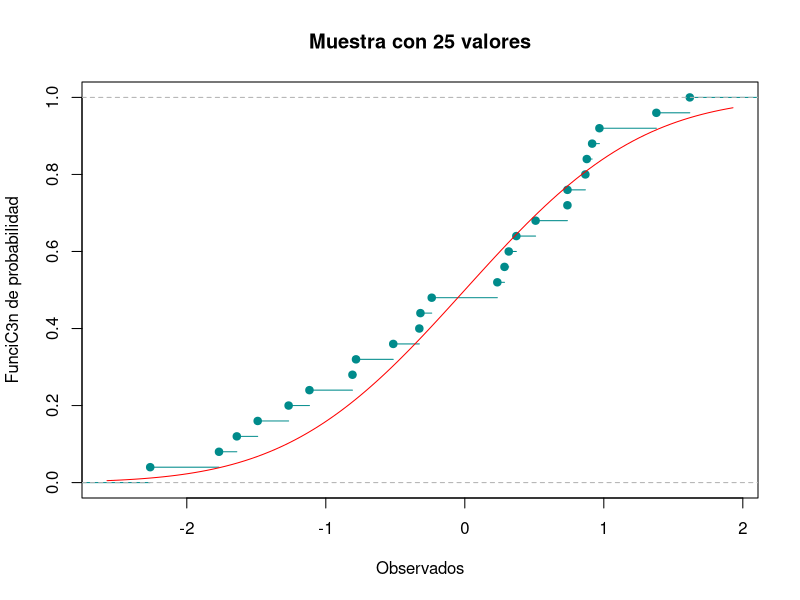
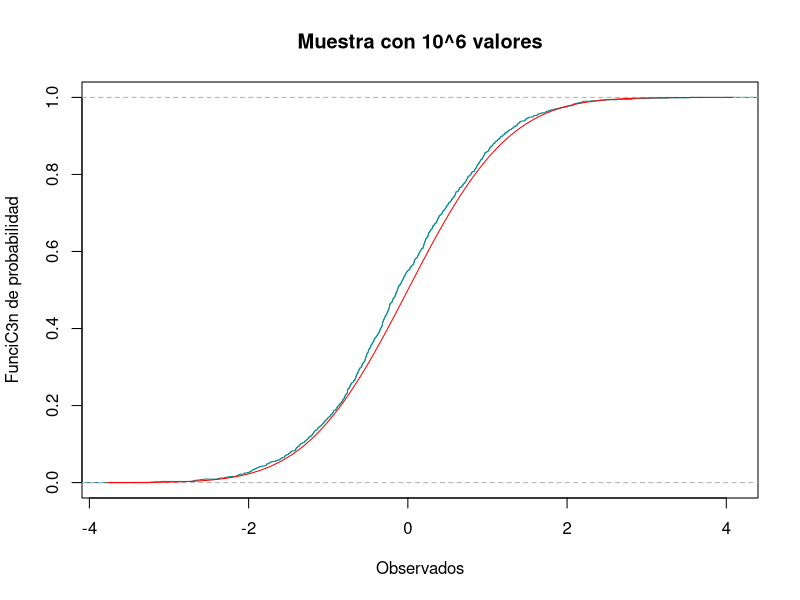

These charts were generated, in order, by the following R code:
## ---- chunk 1
knitr::opts_chunk$set(echo = TRUE)
 
## ---- chunk 2
library(nortest)
## ---- chunk 3
Dirty_data=c(0.2513, 0.2566, 0.3459, 0.6379, 2.0505, 1.803, 2.1906,
             1.5299, 0.35005, 0.3128, 1.2726, 2.3674, 2.3214, 2.4373, 0.6548)
Data=sort(Dirty_data)
## ---- chunk 4
Data
## ---- chunk 5
S2<-function(x){
  mean_aux=mean(x)
  n_aux=length(x)
  s2=0
  for (i in x){
    s2=s2+(i-mean_aux)^2
  }
  s2=s2/(n_aux-1)
  return(s2)
}

## ---- chunk 6
mean_est=mean(Data)
S2_est=S2(Data)
n=length(Data)

## ---- chunk 7
mean_est
S2_est
n
## ---- chunk 8
f_emp=ecdf(Data)
f_n=f_emp(Data)
f_r=f_n-(1/n) 
## ---- chunk 9
Z=(Data-mean_est)/sqrt(S2_est)
## ---- chunk 10
Z
## ---- chunk 11
Probas=pnorm(Z)
## ---- chunk 12
Probas
## ---- chunk 13
Di_p=abs(Probas-f_n)
Di_n=abs(Probas-f_r)
## ---- chunk 14
Visual=data.frame(Dirty_data,Data,Z,Probas,Di_p,Di_n)
## ---- chunk 15
Visual
## ---- chunk 16
D_p=max(Di_p)
D_n=max(Di_n)
## ---- chunk 17
D_p
D_n
## ---- chunk 18
Dn=max(D_p,D_n)
## ---- chunk 19
Dn
## ---- chunk 20
conf=0.90
alpha=1-conf
## ---- chunk 21
Est=0.2016
Rechazamos_H0=Dn>Est

## ---- chunk 22
Rechazamos_H0
## ---- chunk 23
p_value=lillie.test(Data)[[2]]

Rechazamos_p_value=p_value<alpha
## ---- chunk 24
p_value
Rechazamos_p_value
## ---- chunk 25
ProbasB=plnorm(Data) 
## ---- chunk 26
ProbasB
## ---- chunk 27
Di_pB=abs(ProbasB-f_n)
Di_nB=abs(ProbasB-f_r)

## ---- chunk 28
D_pB=max(Di_pB)
#Calculamos D-
D_nB=max(Di_nB)
## ---- chunk 29
DnB=max(D_pB,D_nB)
## ---- chunk 30
DnB
## ---- chunk 31
alphaB=0.01
confB=1-alpha
## ---- chunk 32
EstB=0.40420

Rechazamos_H0B=DnB>EstB

## ---- chunk 33
Rechazamos_H0B
## ---- chunk 34
p_valueB=ks.test(Data,plnorm,0,1)[[2]]

Rechazamos_p_valueB=p_valueB<alphaB
## ---- chunk 35
p_valueB
Rechazamos_p_valueB
## ---- chunk 36
intervalos <- c( "Menos de 1 semana","1<= x <2" , "2<= x <3","3<= x <4","4<= x <5","5<= x <6","6<= x <7","7<= x <8","MC!s de 8 semanas")
oi <- c(64,195,287,241,140,51,25,4,1)

tabla <- data.frame(oi,row.names = intervalos )
tabla

## ---- chunk 37
k=sum(oi)
print(k)
## ---- chunk 38
p=0.25
n=10
## ---- chunk 39
length(oi)

## ---- chunk 40
oi=c(64,195,287,241,140,51,25,4,1)
## ---- chunk 41
Probas_ejercicio4=list()
for (i in 0:8){
  if(i==8){
    Probas_ejercicio4[i+1]=pbinom(i-1,n,p,lower.tail = FALSE)
  }else{
    Probas_ejercicio4[i+1]=dbinom(i,n,p)
  }
}
Probas_ejercicio4=unlist(Probas_ejercicio4)
print(Probas_ejercicio4)

## ---- chunk 42
sum(Probas_ejercicio4)
## ---- chunk 43
ei= Probas_ejercicio4 * k 
print(ei)
## ---- chunk 44
Tabla_ji = data.frame("ci"=0:8, "oi"=oi,"pi"= Probas_ejercicio4,"ei"=ei)
print(Tabla_ji)
## ---- chunk 45
EstJi=0 
for (i in 1:9){
  EstJi=EstJi+(((oi[i]) - (ei[i]))^2)/(ei[i])
}
print(EstJi)
## ---- chunk 46
alpha_ejercicio4=0.01
conf_ejercicio4= 1- alpha_ejercicio4
## ---- chunk 47
v= length(Probas_ejercicio4) -1
print(v)
## ---- chunk 48
valor_critico=qchisq(conf_ejercicio4,df=v,lower.tail = TRUE)
## ---- chunk 49
Rechazamos_H0_p4=EstJi>valor_critico
print(Rechazamos_H0_p4)
## ---- chunk 50
p_value_p4=chisq.test(x=oi,p=Probas_ejercicio4)[[3]]
Rechazamos_p_value_p4=alpha_ejercicio4>p_value_p4
print(Rechazamos_p_value_p4)
## ---- chunk 51
set.seed(2019)
## ---- chunk 52
x_data=rnorm(25,mean=0,sd=1)
print(x_data)
## ---- chunk 53
f_empi=ecdf(x_data)
plot(f_empi, xlab="Observados", ylab="FunciC3n de probabilidad", 
     main="Muestra con 25 valores", col="darkcyan")
curve(pnorm(x), add=TRUE, col="red")
## ---- chunk 54
set.seed(2019)
## ---- chunk 55
x_dataM = rnorm(10^3)
## ---- chunk 56
f_empiM = ecdf(x_dataM)
## ---- chunk 57
plot(f_empiM, xlab="Observados", ylab="FunciC3n de probabilidad", 
     main="Muestra con 10^6 valores", col="darkcyan")
curve(pnorm(x), add=TRUE, col="red")
## ---- chunk 58
x_data_ord=sort(x_data)
f_empi_norm=f_empi(x_data_ord)
## ---- chunk 59
f_empi_des=f_empi_norm - (1/25)
## ---- chunk 60
probras_data = pnorm(x_data_ord)

## ---- chunk 61
D_data_norm = f_empi_norm - probras_data
D_data_max = max(D_data_norm)
print(D_data_max)
## ---- chunk 62
D_data_des = probras_data - f_empi_des
D_data_des_max = max(D_data_des)
print(D_data_des_max)
## ---- chunk 63
D_max= max(D_data_max,D_data_des_max)
print(D_max)
## ---- chunk 64
valores_25=data.frame(x_data,x_data_ord,probras_data,D_data_norm,D_data_des)
## ---- chunk 65
print(head(valores_25))
print(tail(valores_25))
## ---- chunk 66
x_dataM_ord = sort(x_dataM)
f_empi_M= f_empiM(x_dataM_ord)
## ---- chunk 67
f_empi_M_des = f_empi_M - (1/(10^3))
## ---- chunk 68
probas_dataM = pnorm(x_dataM_ord)
## ---- chunk 69
D_dataM_norm = f_empi_M - probas_dataM
D_dataM_norm_max = max(D_dataM_norm)
print(D_dataM_norm_max)
## ---- chunk 70
D_dataM_des = probas_dataM - f_empi_M_des
D_dataM_des_max = max(D_dataM_des)
print(D_data_des_max)

## ---- chunk 71
D_maxM = max(D_dataM_norm_max, D_data_des_max)
print(D_data_des_max)
## ---- chunk 72
valores_M=data.frame(x_dataM,x_dataM_ord,probas_dataM,D_dataM_norm,D_dataM_des)
## ---- chunk 73
print(head(valores_M))
print(tail(valores_M))
## ---- chunk 74
library(dplyr)
porcentaje=c(23,24,12,12,7,18,8,35,11)
hispanos=c(6.6,4.1,2.1,1.5,0.8,0.6,0.6,0.5,0.4)
## ---- chunk 75
paises<-data.frame(hispanos,porcentaje)
paises
## ---- chunk 76
paises$R_x = rank(paises$hispanos)
paises$R_y=rank(paises$porcentaje)
